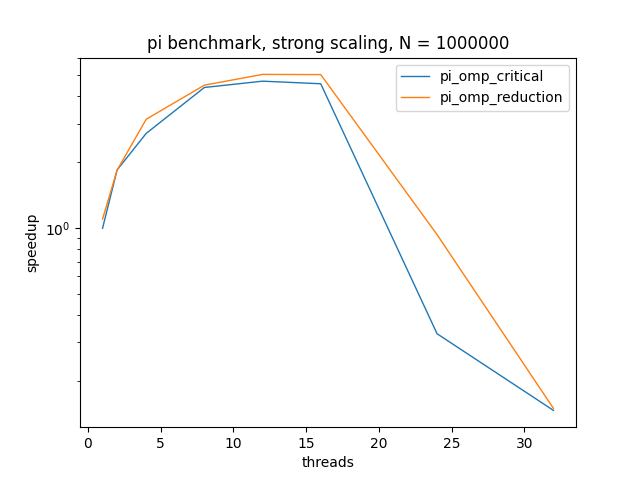

This figure's Python source:
import matplotlib
import matplotlib.pyplot as plt
import subprocess
from typing import List


def run(type: str, n_threads: int, n: int) -> float:
    # we call subprocess with the desired variables
    output = subprocess.check_output(
        [f"./{type}", str(n)],
        env={"OMP_NUM_THREADS": str(n_threads)}
    ).decode("utf-8")

    
    # extract the time
    time = float(output.split()[-2])
    return time


def main():

    # set up axis
    threads = [1,2,4,8,12,16,24,32]
    plt.yscale("log")      

    # loops
    types = ["pi_omp_critical", "pi_omp_reduction"]
    N_base = 1000000 # 10^6
    iterations = 10
    time_serial = 0
    for itr in range(iterations):
        time_serial += run("pi_serial", 1, N_base) / iterations
    
    times_collection = []
    for current_type in types:
        times = []
        for n_threads in threads:
            time_parallel = 0
            for itr in range(iterations):
                time_parallel += run(current_type, n_threads, N_base) / iterations
            times.append(time_serial / time_parallel) #speedup
        plt.plot(threads, times, label=current_type, linewidth=1)
        times_collection.append(times)    
    
    plt.title(f"pi benchmark, strong scaling, N = {N_base}")
    plt.legend(loc="upper right")
    plt.xlabel("threads")
    plt.ylabel("speedup")

    plt.savefig("benchmark_strong.png")      

    with open("benchmark_strong.data", 'w') as file:
        row_str = '\t'.join(["benchmark_strong", f"N = {N_base}"])
        file.write(row_str + '\n')
        file.write("speedup:" + '\n')
        row_str = '\t'.join(["threads","critical", "reduction"])
        file.write(row_str + '\n')
        for i in range(len(threads)):
            row_str = '\t'.join([str(threads[i]),str(times_collection[0][i]), str(times_collection[1][i])])  # Separate items with tabs
            file.write(row_str + '\n')  # Add newline after each row
    


if __name__ == "__main__":
    main()

